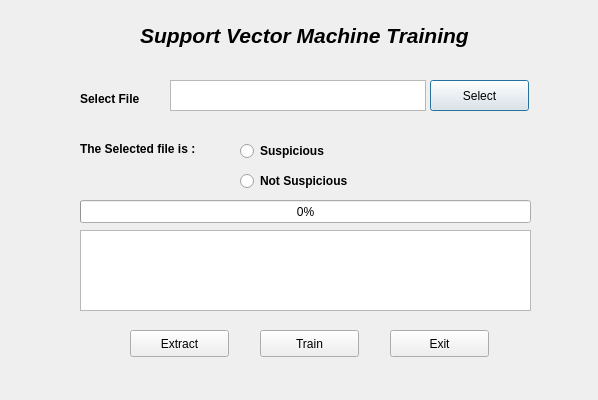
<?xml version="1.0" encoding="UTF-8"?>
<ui version="4.0">
 <class>Dialog</class>
 <widget class="QDialog" name="Dialog">
  <property name="geometry">
   <rect>
    <x>0</x>
    <y>0</y>
    <width>598</width>
    <height>400</height>
   </rect>
  </property>
  <property name="minimumSize">
   <size>
    <width>598</width>
    <height>400</height>
   </size>
  </property>
  <property name="maximumSize">
   <size>
    <width>598</width>
    <height>400</height>
   </size>
  </property>
  <property name="windowTitle">
   <string>SVM Train</string>
  </property>
  <widget class="QLabel" name="label">
   <property name="geometry">
    <rect>
     <x>140</x>
     <y>20</y>
     <width>381</width>
     <height>31</height>
    </rect>
   </property>
   <property name="font">
    <font>
     <pointsize>16</pointsize>
     <weight>75</weight>
     <italic>true</italic>
     <bold>true</bold>
    </font>
   </property>
   <property name="text">
    <string>Support Vector Machine Training</string>
   </property>
  </widget>
  <widget class="QTextBrowser" name="trainTextbox">
   <property name="geometry">
    <rect>
     <x>170</x>
     <y>80</y>
     <width>256</width>
     <height>31</height>
    </rect>
   </property>
  </widget>
  <widget class="QPushButton" name="trainSelectFile">
   <property name="geometry">
    <rect>
     <x>430</x>
     <y>80</y>
     <width>99</width>
     <height>31</height>
    </rect>
   </property>
   <property name="text">
    <string>Select</string>
   </property>
  </widget>
  <widget class="QRadioButton" name="radioButtonSuspicious">
   <property name="geometry">
    <rect>
     <x>240</x>
     <y>140</y>
     <width>117</width>
     <height>22</height>
    </rect>
   </property>
   <property name="font">
    <font>
     <weight>75</weight>
     <bold>true</bold>
    </font>
   </property>
   <property name="text">
    <string>Suspicious</string>
   </property>
  </widget>
  <widget class="QRadioButton" name="radioButtonNotSuspicious">
   <property name="geometry">
    <rect>
     <x>240</x>
     <y>170</y>
     <width>141</width>
     <height>22</height>
    </rect>
   </property>
   <property name="font">
    <font>
     <weight>75</weight>
     <bold>true</bold>
    </font>
   </property>
   <property name="text">
    <string>Not Suspicious</string>
   </property>
  </widget>
  <widget class="QLabel" name="label_3">
   <property name="geometry">
    <rect>
     <x>80</x>
     <y>140</y>
     <width>151</width>
     <height>17</height>
    </rect>
   </property>
   <property name="font">
    <font>
     <weight>75</weight>
     <bold>true</bold>
    </font>
   </property>
   <property name="text">
    <string>The Selected file is :</string>
   </property>
  </widget>
  <widget class="QLabel" name="label_4">
   <property name="geometry">
    <rect>
     <x>80</x>
     <y>90</y>
     <width>91</width>
     <height>17</height>
    </rect>
   </property>
   <property name="font">
    <font>
     <weight>75</weight>
     <bold>true</bold>
    </font>
   </property>
   <property name="text">
    <string>Select File</string>
   </property>
  </widget>
  <widget class="QPushButton" name="trainExtractButton">
   <property name="geometry">
    <rect>
     <x>130</x>
     <y>330</y>
     <width>99</width>
     <height>27</height>
    </rect>
   </property>
   <property name="text">
    <string>Extract</string>
   </property>
  </widget>
  <widget class="QPushButton" name="trainTrainButton">
   <property name="geometry">
    <rect>
     <x>260</x>
     <y>330</y>
     <width>99</width>
     <height>27</height>
    </rect>
   </property>
   <property name="text">
    <string>Train</string>
   </property>
  </widget>
  <widget class="QPushButton" name="trainExitButton">
   <property name="geometry">
    <rect>
     <x>390</x>
     <y>330</y>
     <width>99</width>
     <height>27</height>
    </rect>
   </property>
   <property name="text">
    <string>Exit</string>
   </property>
  </widget>
  <widget class="QTextBrowser" name="trainProgressWindow">
   <property name="geometry">
    <rect>
     <x>80</x>
     <y>230</y>
     <width>451</width>
     <height>81</height>
    </rect>
   </property>
  </widget>
  <widget class="QProgressBar" name="trainProgressBar">
   <property name="geometry">
    <rect>
     <x>80</x>
     <y>200</y>
     <width>451</width>
     <height>23</height>
    </rect>
   </property>
   <property name="value">
    <number>0</number>
   </property>
  </widget>
 </widget>
 <resources/>
 <connections/>
</ui>
